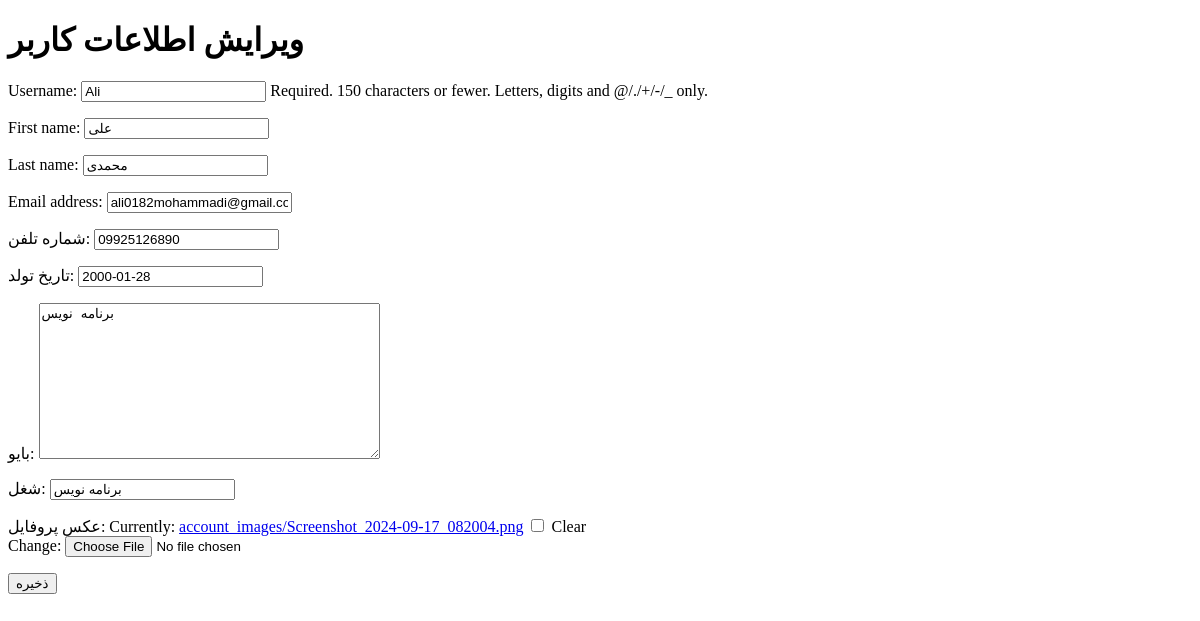
Page /user/edit/ (signed in) on the earlier database version.
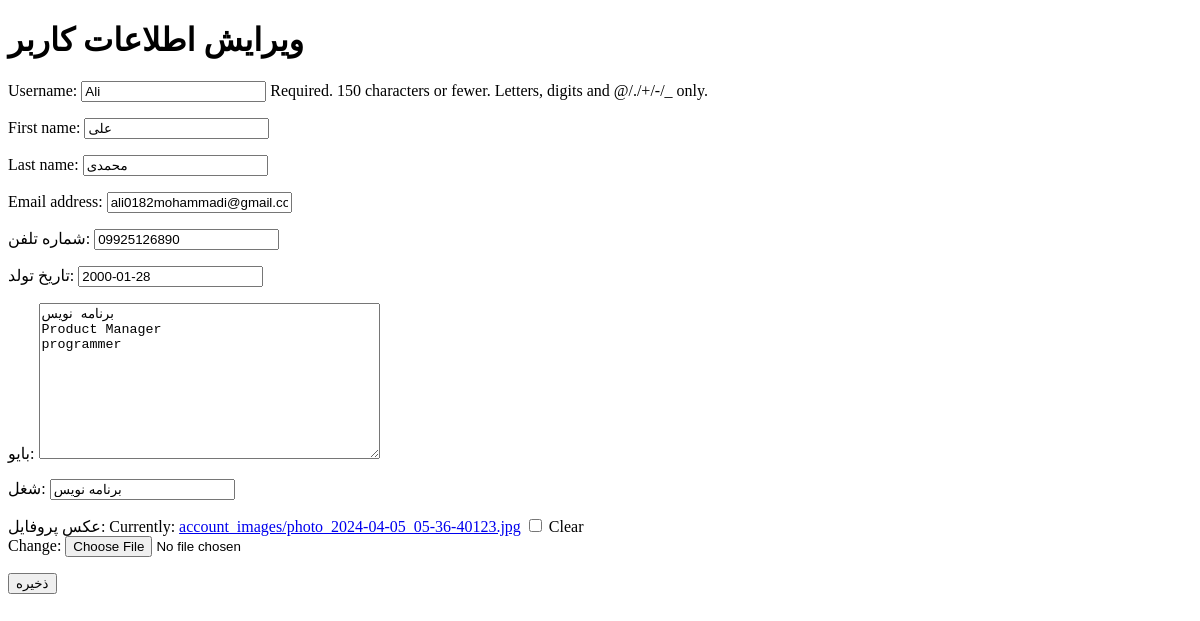
Same page on the later database version.
### social_app/models.py (models this page shows)
class User(AbstractUser):
    date_of_birth = models.DateField(null=True, blank=True, verbose_name='تاریخ تولد')
    bio = models.TextField(blank=True, null=True, verbose_name='بایو')
    photo = models.ImageField(upload_to='account_images/', blank=True, null=True, verbose_name='عکس پروفایل')
    job = models.CharField(max_length=250, blank=True, null=True, verbose_name='شغل')
    phone = models.CharField(max_length=11, blank=True, null=True, verbose_name='شماره تلفن')
    following = models.ManyToManyField('self', through='Contact', related_name='followers', symmetrical=False)

### social_app/views.py (the view)
# urls.py: path('user/edit/', views.user_edit, name='user_edit'),
@login_required
def user_edit(request):
    if request.method == 'POST':
        user_form = UserEditForm(request.POST, instance=request.user, files=request.FILES)
        if user_form.is_valid():
            user_form.save()
        return redirect('social:profile')
    else:
        user_form = UserEditForm(instance=request.user)
    context = {
        'user_form': user_form
    }
    return render(request, 'registration/edit_user.html', context)

### social_app/forms.py (shortened to what this page needs)
class UserEditForm(forms.ModelForm):
    class Meta:
        model = User
        fields = ['username', 'first_name', 'last_name', 'email', 'phone', 'date_of_birth', 'bio', 'job', 'photo']

### social_app/templates/registration/edit_user.html (shortened to what this page needs)
<!DOCTYPE html>
<html lang="en">
<head>
</head>
<body>
<h1>ویرایش اطلاعات کاربر</h1>
<form method="post" enctype="multipart/form-data">
    {{ user_form.as_p }}
    <button type="submit">ذخیره</button>
</form>
</body>
</html>

Differences in the rows shown:
changed User "Ali": bio "برنامه نویس" → "برنامه نویس Product Manager programmer"
Other differences:
text no longer shown: "Username: Required. 150 characters or fewer. Letters, digits and @/./+/-/_ only. First name: Last name: Email address: شماره تلفن: تاریخ تولد: بایو: شغل: عکس پروفایل: Currently: account_images/Screenshot_2024-09-17_082004.png Clear Change:"
text now shown: "Username: Required. 150 characters or fewer. Letters, digits and @/./+/-/_ only. First name: Last name: Email address: شماره تلفن: تاریخ تولد: بایو: شغل: عکس پروفایل: Currently: account_images/photo_2024-04-05_05-36-40123.jpg Clear Change:"
